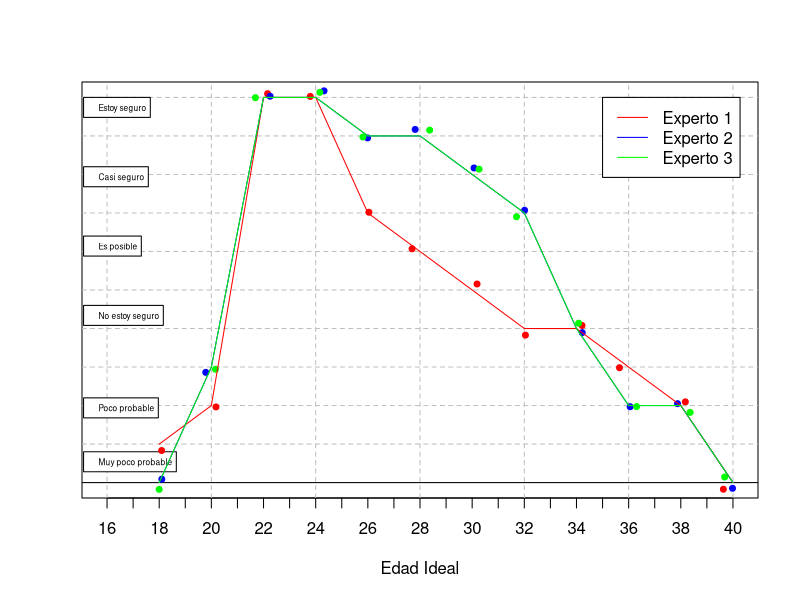
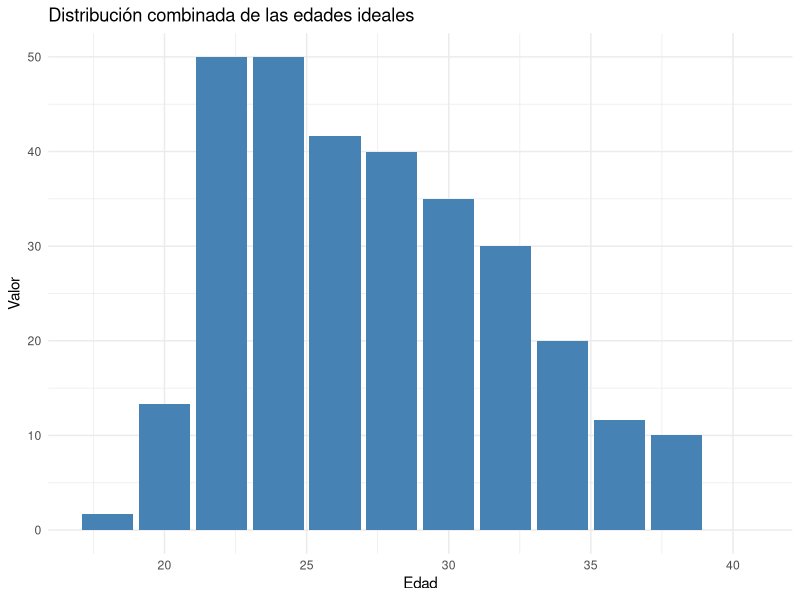
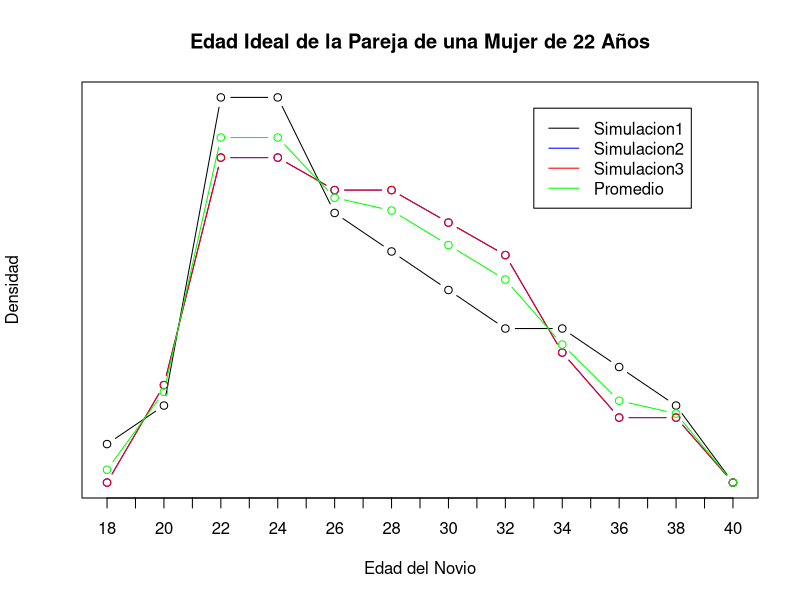
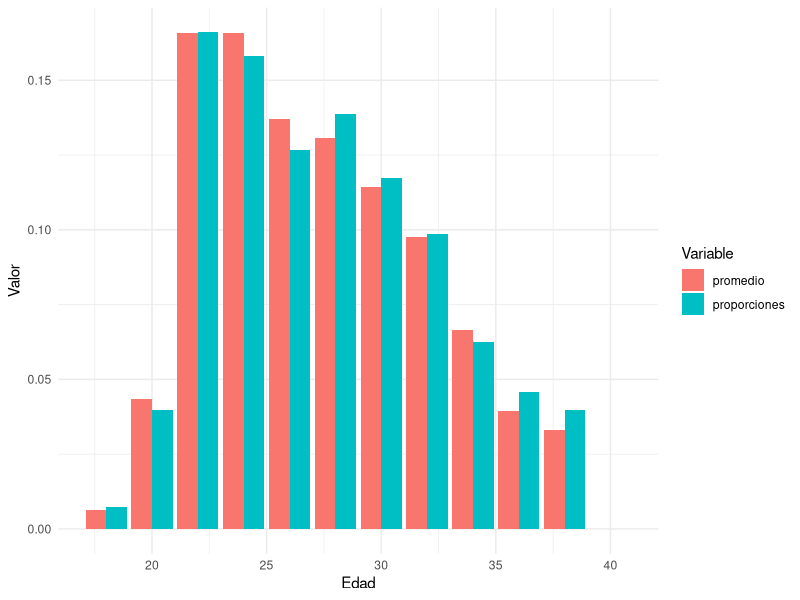
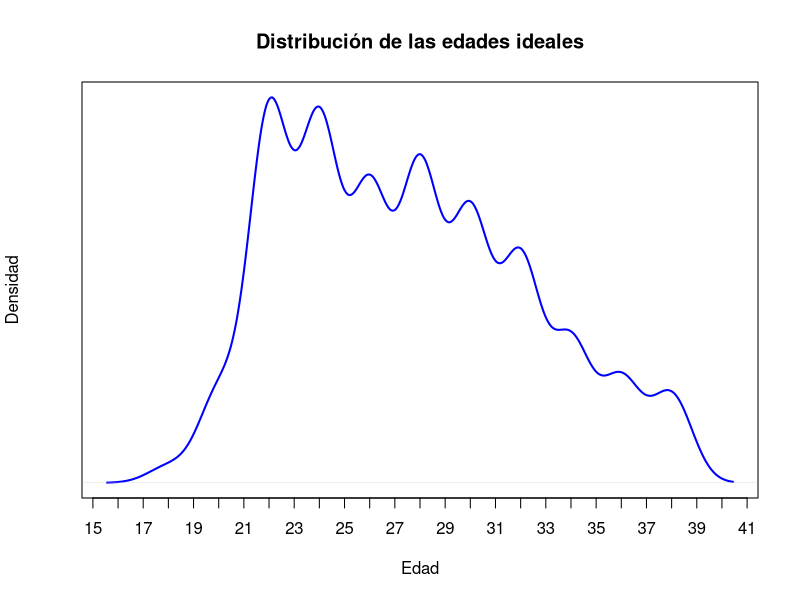
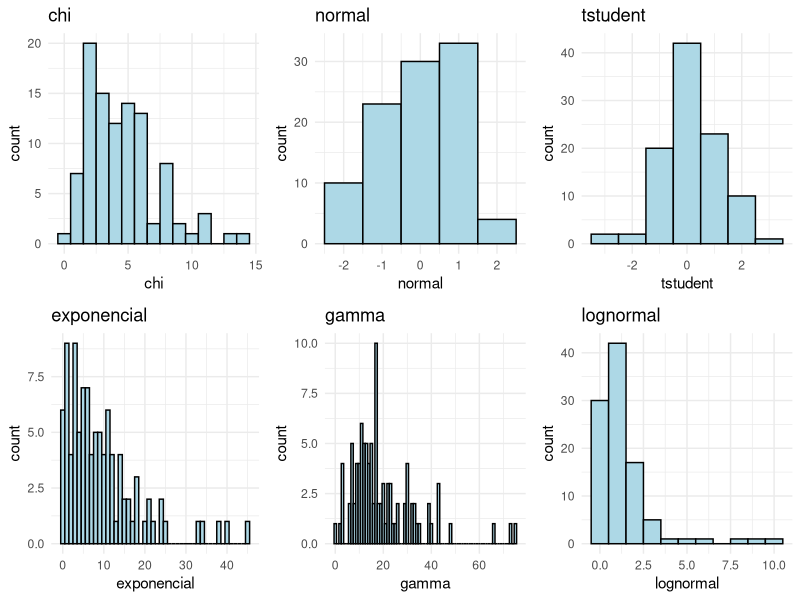
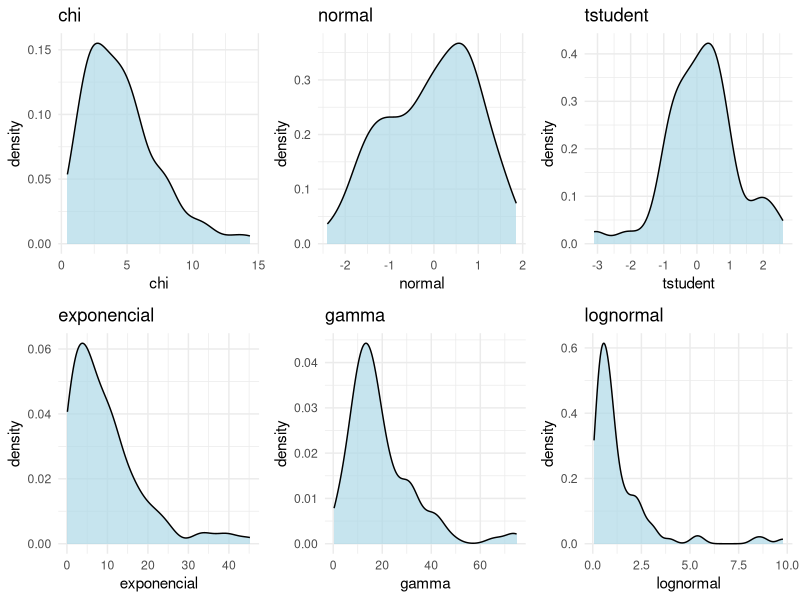

These charts were generated, in order, by the following R code:
## ---- chunk 1
library(htmltools)
library(knitr)
library(dplyr)
library(ggplot2)
library(gridExtra)
opts_chunk$set(
	echo = T,
	fig.align = "center",
	fig.pos = "H",
	message = FALSE,
	warning = FALSE
)
## ---- chunk 2
persona1 <- data.frame(
  edad = c(18, 20, 22, 24, 26, 28, 30, 32, 34, 36, 38, 40),
  valor = c(5, 10, 50, 50, 35, 30, 25, 20, 20, 15, 10, 0)
)

kable(persona1)
## ---- chunk 3
persona2 <- data.frame(
  edad = c(18, 20, 22, 24, 26, 28, 30, 32, 34, 36, 38, 40),
  valor = c(0,15,50,50,45,45,40,35,20,10,10,0)
)

kable(persona2)
## ---- chunk 4
persona3 <- data.frame(
  edad = c(18, 20, 22, 24, 26, 28, 30, 32, 34, 36, 38, 40),
  valor = c(0,15,50,50,45,45,40,35,20,10,10,0)
)

kable(persona3)
## ---- chunk 5
datos_combinados <- merge(merge(persona1, persona2, by = "edad", suffixes = c(".persona1", ".persona2")), persona3, by = "edad")
names(datos_combinados)[names(datos_combinados) == "valor"] <- "valor.persona3"

# Mostrar la tabla
knitr::kable(datos_combinados, caption = "Datos combinados de todas las personas")
## ---- chunk 6
kable(summary(datos_combinados[,-1]), caption = "Resumen datos")
## ---- chunk 7
all_personas <- rbind(persona1, persona2, persona3)
## ---- chunk 8
par(lab=c(30,20,20))
par(yaxt='n')
plot(c(1000000,3500000),c(0,50),type='n',ylab='',xlab='Edad Ideal', 
     xlim = c(16, 40))

abline(v=c(0,4,8,12,16,20,24,28,32,36,40),lty=2,col='grey')
abline(h=0)
abline(h=c(5,10,15,20,25,30,35,40,45,50),lty=2,col='grey')
legend(15.1,4,'Muy poco probable',cex=0.5,bg='white')
legend(15.1,11,'Poco probable',cex=0.5,bg='white')
legend(15.1,23,'No estoy seguro',cex=0.5,bg='white')
legend(15.1,32,'Es posible',cex=0.5,bg='white')
legend(15.1,41,'Casi seguro',cex=0.5,bg='white')
legend(15.1,50,'Estoy seguro',cex=0.5,bg='white')

# Agrega los valores de las personas como puntos con diferentes alturas en Y que son las categorias
points(x=jitter(persona1$edad), y=jitter(persona1$valor), col="red", pch=19,cex = 0.8)
points(x=jitter(persona2$edad), y=jitter(persona2$valor), col="blue", pch=19,cex = 0.8)
points(x=jitter(persona3$edad), y=jitter(persona3$valor), col="green", pch=19, cex = 0.8)
# Añade líneas que unen los puntos de cada persona
lines(x=persona1$edad, y=persona1$valor, col="red")
lines(x=persona2$edad, y=persona2$valor, col="blue")
lines(x=persona3$edad, y=persona3$valor, col="green")

legend(35, 50, c('Experto 1', 'Experto 2', 'Experto 3'), lty = c(1,1,1,1), 
       col = c( 'red', 'blue', 'green'))
## ---- chunk 9
combinado <- rbind(persona1, persona2, persona3)

resultado <- combinado %>%
  group_by(edad) %>%
  summarise(valor = mean(valor))

## ---- chunk 10
ggplot(resultado, aes(x=edad, y=valor)) +
  geom_bar(stat="identity", fill="steelblue") +
  theme_minimal() +
  labs(x="Edad", y="Valor", title="Distribución combinada de las edades ideales")
## ---- chunk 11
Nsimulaciones <- 1000
muestra1 <- sample(persona1$edad, Nsimulaciones, replace = TRUE, prob = persona1$valor)
muestra2 <- sample(persona2$edad, Nsimulaciones, replace = TRUE, prob = persona2$valor)
muestra3 <- sample(persona3$edad, Nsimulaciones, replace = TRUE, prob = persona3$valor)
## ---- chunk 12
proporcion1 <- prop.table(persona1$valor)
proporcion2 <- prop.table(persona2$valor)
proporcion3 <- prop.table(persona3$valor)
proporciones <- prop.table(table(c(muestra1, muestra2, muestra3)))
## ---- chunk 13
# Calcula el promedio de las proporciones
promedio <- (proporcion1 + proporcion2 + proporcion3) / 3
edad <-  persona1$edad
# Agrega el promedio al gráfico
plot(edad, proporcion1, type = 'b', ylab = 'Densidad', xlab = 'Edad del Novio')
title(main = 'Edad Ideal de la Pareja de una Mujer de 22 Años')
points(edad, proporcion2, type = 'b', col = 'blue')
points(edad, proporcion3, type = 'b', col = 'red')
points(edad, promedio, type = 'b', col = 'green')
legend(33, 0.18, c('Simulacion1', 'Simulacion2', 'Simulacion3', 'Promedio'), lty = c(1, 1, 1, 1), col = c('black', 'blue', 'red', 'green'))

## ---- chunk 14
#Adding to proporciones the value of 40
proporciones[12] <- 0

# Crea un data frame con tus datos
df <- data.frame(edad = unique(c(persona1$edad, persona2$edad, persona3$edad)),
                 promedio = as.numeric(promedio),
                 proporciones = as.numeric(proporciones))

# Convierte los datos a formato largo
df_long <- reshape2::melt(df, id.vars = "edad")

# Crea el gráfico
ggplot(df_long, aes(x = edad, y = value, fill = variable)) +
  geom_bar(stat = "identity", position = "dodge") +
  labs(x = "Edad", y = "Valor", fill = "Variable") +
  theme_minimal()


## ---- chunk 15
# Calculamos el resumen
resumen <- summary(df$promedio)

# Imprimimos el resumen de una manera más legible
print('Resumen simulaciones')
cat("Mínimo: ", resumen["Min."], "\n",
    "1er Cuartil: ", resumen["1st Qu."], "\n",
    "Mediana: ", resumen["Median"], "\n",
    "Media: ", resumen["Mean"], "\n",
    "3er Cuartil: ", resumen["3rd Qu."], "\n",
    "Máximo: ", resumen["Max."], "\n")
resumen <- summary(df$proporciones)
print('Resumen personas encuestadas')
cat("Mínimo: ", resumen["Min."], "\n",
    "1er Cuartil: ", resumen["1st Qu."], "\n",
    "Mediana: ", resumen["Median"], "\n",
    "Media: ", resumen["Mean"], "\n",
    "3er Cuartil: ", resumen["3rd Qu."], "\n",
    "Máximo: ", resumen["Max."], "\n")
## ---- chunk 16
total <- rbind(muestra1, muestra2, muestra3)

# Distribucion de todas las muestras
plot(density((total)), col = 'blue', lwd = 2, main = 'Distribución de las edades ideales', xlab = 'Edad', ylab = 'Densidad')
## ---- chunk 17


# Create a data frame with example data (replace with your actual data)
# For demonstration purposes, I'll use random data
set.seed(420)
data <- data.frame(
  chi = rchisq(100, df = 5),
  normal = rnorm(100),
  tstudent = rt(100, df = 10),
  exponencial = rexp(100, rate = 0.1),
  gamma = rgamma(100, shape = 2, rate = 0.1),
  lognormal = rlnorm(100)
)

# Create histograms using ggplot2
histograms <- lapply(names(data), function(var_name) {
  ggplot(data, aes(x = .data[[var_name]])) +
    geom_histogram(binwidth = 1, fill = "lightblue", color = "black") +
    labs(title = var_name) +
    theme_minimal()
})

# Arrange histograms in a grid (3x3)
grid.arrange(grobs = histograms, ncol = 3)

# Create density plots using ggplot2
density_plots <- lapply(names(data), function(var_name) {
  ggplot(data, aes(x = .data[[var_name]])) +
    geom_density(fill = "lightblue", color = "black", alpha = 0.7) +
    labs(title = var_name) +
    theme_minimal()
})

# Arrange density plots in a grid (3x3)
grid.arrange(grobs = density_plots, ncol = 3)

